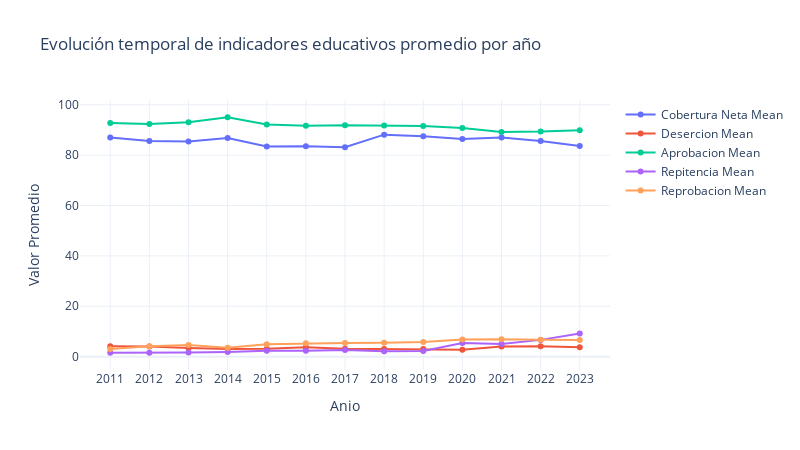

Notebook code for this chart:
### Markdown cell above
4.4.1 Evolución promedio por indicador

### Code cell
plotly_time_series(
            df=estadisticas_anuales,
            time_col='anio',
            indicators=INDICADORES_PLOTLY,
            title='Evolución temporal de indicadores educativos promedio por año',
            yaxis_title='Valor Promedio',
            save_filename='evolucion_indicadores_plotly.html' # Se guardará en reports/figuras/
        )

### Figure 1 — Plotly figure (JSON) as saved in the notebook; plotly's stock layout.template omitted (floating-point values rounded to 4 significant figures)
{"data": [{"mode": "lines+markers", "name": "Cobertura Neta Mean", "type": "scatter", "x": [2011, 2012, 2013, 2014, 2015, 2016, 2017, 2018, 2019, 2020, 2021, 2022, 2023], "y": [87.0, 85.59, 85.39, 86.78, 83.42, 83.54, 83.14, 88.12, 87.54, 86.37, 87.01, 85.62, 83.6]}, {"mode": "lines+markers", "name": "Desercion Mean", "type": "scatter", "x": [2011, 2012, 2013, 2014, 2015, 2016, 2017, 2018, 2019, 2020, 2021, 2022, 2023], "y": [4.157, 4.034, 3.45, 3.065, 3.122, 3.738, 3.189, 3.066, 3.084, 2.72, 4.07, 4.1, 3.692]}, {"mode": "lines+markers", "name": "Aprobacion Mean", "type": "scatter", "x": [2011, 2012, 2013, 2014, 2015, 2016, 2017, 2018, 2019, 2020, 2021, 2022, 2023], "y": [92.78, 92.31, 93.08, 95.04, 92.21, 91.7, 91.91, 91.73, 91.54, 90.74, 89.16, 89.34, 89.87]}, {"mode": "lines+markers", "name": "Repitencia Mean", "type": "scatter", "x": [2011, 2012, 2013, 2014, 2015, 2016, 2017, 2018, 2019, 2020, 2021, 2022, 2023], "y": [1.562, 1.553, 1.669, 1.88, 2.382, 2.305, 2.608, 2.183, 2.224, 5.404, 5.074, 6.66, 9.2]}, {"mode": "lines+markers", "name": "Reprobacion Mean", "type": "scatter", "x": [2011, 2012, 2013, 2014, 2015, 2016, 2017, 2018, 2019, 2020, 2021, 2022, 2023], "y": [3.061, 4.152, 4.659, 3.491, 4.966, 5.304, 5.403, 5.564, 5.808, 6.764, 6.927, 6.689, 6.566]}], "layout": {"height": 450, "hovermode": "x unified", "title": {"text": "Evolución temporal de indicadores educativos promedio por año"}, "width": 800, "xaxis": {"tickmode": "array", "tickvals": [2011, 2012, 2013, 2014, 2015, 2016, 2017, 2018, 2019, 2020, 2021, 2022, 2023], "title": {"text": "Anio"}}, "yaxis": {"title": {"text": "Valor Promedio"}}}}
